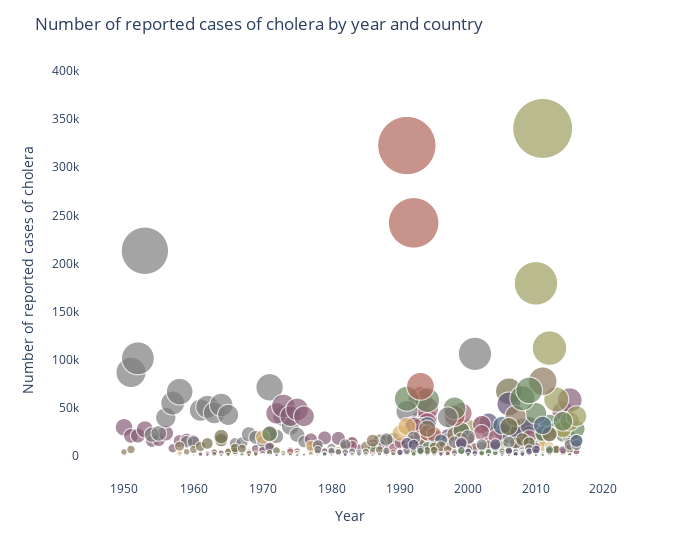

This figure's notebook cell:
### Code cell
import plotly.express as px
fig = px.scatter(df, x= "Year",
    y = df['Number of reported cases of cholera'], 
    color='Country',
    color_discrete_sequence=px.colors.qualitative.Antique,
    size = df['Number of reported cases of cholera'],
    log_x=True, size_max=60,
    )
fig.update_layout(width=700,
    hovermode="closest",
    showlegend=False,
    title_text="Number of reported cases of cholera by year and country") 
fig.update_layout({'plot_bgcolor': 'rgba(0, 0, 0, 0)',
    'paper_bgcolor': 'rgba(0, 0, 0, 0)'})


fig.show()
with open('Cholera2.html', 'a') as f:
    f.write(fig.to_html(full_html=False, include_plotlyjs='cdn'))
